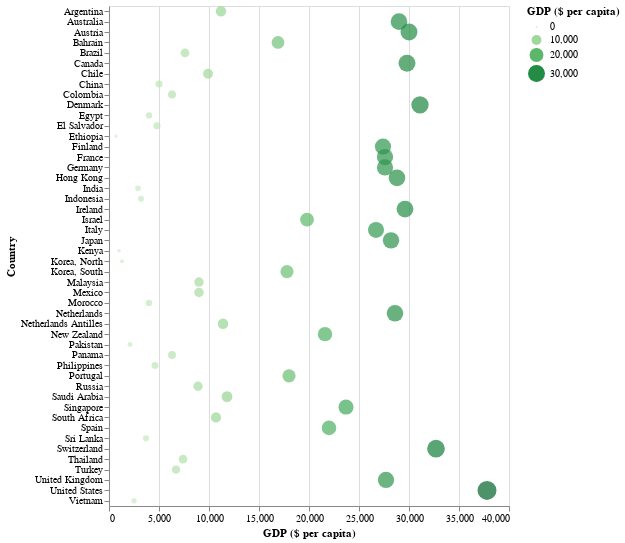

Notebook code for this chart:
### Code cell
alt.Chart(newdf).mark_circle().encode(
    y = "Country",
    x = "GDP ($ per capita)",
    size = "GDP ($ per capita)",
    color = alt.Color("GDP ($ per capita)", scale = alt.Scale(scheme="greens"))
).properties(height=500)

### Figure 1 — Vega-Lite specification as saved in the notebook (floating-point values rounded to 4 significant figures)
{"config": {"view": {"continuousWidth": 400, "continuousHeight": 300}}, "data": {"name": "data-2f66feb03c71bbf41913764105b0b813"}, "mark": "circle", "encoding": {"color": {"type": "quantitative", "field": "GDP ($ per capita)", "scale": {"scheme": "greens"}}, "size": {"type": "quantitative", "field": "GDP ($ per capita)"}, "x": {"type": "quantitative", "field": "GDP ($ per capita)"}, "y": {"type": "nominal", "field": "Country"}}, "height": 500, "$schema": "https://vega.github.io/schema/vega-lite/v4.8.1.json", "datasets": {"data-2f66feb03c71bbf41913764105b0b813": [{"Country": "Argentina ", "Region": "LATIN AMER. & CARIB    ", "Population": 39921833, "Area (sq. mi.)": 2766890, "Pop. Density (per sq. mi.)": "14,4", "Coastline (coast/area ratio)": "0,18", "Net migration": "0,61", "Infant mortality (per 1000 births)": "15,18", "GDP ($ per capita)": 11200.0, "Literacy (%)": "97,1", "Phones (per 1000)": "220,4", "Arable (%)": "12,31", "Crops (%)": "0,48", "Other (%)": "87,21", "Climate": "3", "Birthrate": "16,73", "Deathrate": "7,55", "Agriculture": "0,095", "Industry": "0,358", "Service": "0,547"}, {"Country": "Australia ", "Region": "OCEANIA                            ", "Population": 20264082, "Area (sq. mi.)": 7686850, "Pop. Density (per sq. mi.)": "2,6", "Coastline (coast/area ratio)": "0,34", "Net migration": "3,98", "Infant mortality (per 1000 births)": "4,69", "GDP ($ per capita)": 29000.0, "Literacy (%)": "100,0", "Phones (per 1000)": "565,5", "Arable (%)": "6,55", "Crops (%)": "0,04", "Other (%)": "93,41", "Climate": "1", "Birthrate": "12,14", "Deathrate": "7,51", "Agriculture": "0,038", "Industry": "0,262", "Service": "0,7"}, {"Country": "Austria ", "Region": "WESTERN EUROPE                     ", "Population": 8192880, "Area (sq. mi.)": 83870, "Pop. Density (per sq. mi.)": "97,7", "Coastline (coast/area ratio)": "0,00", "Net migration": "2", "Infant mortality (per 1000 births)": "4,66", "GDP ($ per capita)": 30000.0, "Literacy (%)": "98,0", "Phones (per 1000)": "452,2", "Arable (%)": "16,91", "Crops (%)": "0,86", "Other (%)": "82,23", "Climate": "3", "Birthrate": "8,74", "Deathrate": "9,76", "Agriculture": "0,018", "Industry": "0,304", "Service": "0,678"}, {"Country": "Bahrain ", "Region": "NEAR EAST                          ", "Population": 698585, "Area (sq. mi.)": 665, "Pop. Density (per sq. mi.)": "1050,5", "Coastline (coast/area ratio)": "24,21", "Net migration": "1,05", "Infant mortality (per 1000 births)": "17,27", "GDP ($ per capita)": 16900.0, "Literacy (%)": "89,1", "Phones (per 1000)": "281,3", "Arable (%)": "2,82", "Crops (%)": "5,63", "Other (%)": "91,55", "Climate": "1", "Birthrate": "17,8", "Deathrate": "4,14", "Agriculture": "0,005", "Industry": "0,387", "Service": "0,608"}, {"Country": "Brazil ", "Region": "LATIN AMER. & CARIB    ", "Population": 188078227, "Area (sq. mi.)": 8511965, "Pop. Density (per sq. mi.)": "22,1", "Coastline (coast/area ratio)": "0,09", "Net migration": "-0,03", "Infant mortality (per 1000 births)": "29,61", "GDP ($ per capita)": 7600.0, "Literacy (%)": "86,4", "Phones (per 1000)": "225,3", "Arable (%)": "6,96", "Crops (%)": "0,9", "Other (%)": "92,15", "Climate": "2", "Birthrate": "16,56", "Deathrate": "6,17", "Agriculture": "0,084", "Industry": "0,4", "Service": "0,516"}, {"Country": "Canada ", "Region": "NORTHERN AMERICA                   ", "Population": 33098932, "Area (sq. mi.)": 9984670, "Pop. Density (per sq. mi.)": "3,3", "Coastline (coast/area ratio)": "2,02", "Net migration": "5,96", "Infant mortality (per 1000 births)": "4,75", "GDP ($ per capita)": 29800.0, "Literacy (%)": "97,0", "Phones (per 1000)": "552,2", "Arable (%)": "4,96", "Crops (%)": "0,02", "Other (%)": "95,02", "Climate": null, "Birthrate": "10,78", "Deathrate": "7,8", "Agriculture": "0,022", "Industry": "0,294", "Service": "0,684"}, {"Country": "Chile ", "Region": "LATIN AMER. & CARIB    ", "Population": 16134219, "Area (sq. mi.)": 756950, "Pop. Density (per sq. mi.)": "21,3", "Coastline (coast/area ratio)": "0,85", "Net migration": "0", "Infant mortality (per 1000 births)": "8,8", "GDP ($ per capita)": 9900.0, "Literacy (%)": "96,2", "Phones (per 1000)": "213,0", "Arable (%)": "2,65", "Crops (%)": "0,42", "Other (%)": "96,93", "Climate": "3", "Birthrate": "15,23", "Deathrate": "5,81", "Agriculture": "0,06", "Industry": "0,493", "Service": "0,447"}, {"Country": "China ", "Region": "ASIA (EX. NEAR EAST)         ", "Population": 1313973713, "Area (sq. mi.)": 9596960, "Pop. Density (per sq. mi.)": "136,9", "Coastline (coast/area ratio)": "0,15", "Net migration": "-0,4", "Infant mortality (per 1000 births)": "24,18", "GDP ($ per capita)": 5000.0, "Literacy (%)": "90,9", "Phones (per 1000)": "266,7", "Arable (%)": "15,4", "Crops (%)": "1,25", "Other (%)": "83,35", "Climate": "1,5", "Birthrate": "13,25", "Deathrate": "6,97", "Agriculture": "0,125", "Industry": "0,473", "Service": "0,403"}, {"Country": "Colombia ", "Region": "LATIN AMER. & CARIB    ", "Population": 43593035, "Area (sq. mi.)": 1138910, "Pop. Density (per sq. mi.)": "38,3", "Coastline (coast/area ratio)": "0,28", "Net migration": "-0,31", "Infant mortality (per 1000 births)": "20,97", "GDP ($ per capita)": 6300.0, "Literacy (%)": "92,5", "Phones (per 1000)": "176,2", "Arable (%)": "2,42", "Crops (%)": "1,67", "Other (%)": "95,91", "Climate": "2", "Birthrate": "20,48", "Deathrate": "5,58", "Agriculture": "0,125", "Industry": "0,342", "Service": "0,533"}, {"Country": "Denmark ", "Region": "WESTERN EUROPE                     ", "Population": 5450661, "Area (sq. mi.)": 43094, "Pop. Density (per sq. mi.)": "126,5", "Coastline (coast/area ratio)": "16,97", "Net migration": "2,48", "Infant mortality (per 1000 births)": "4,56", "GDP ($ per capita)": 31100.0, "Literacy (%)": "100,0", "Phones (per 1000)": "614,6", "Arable (%)": "54,02", "Crops (%)": "0,19", "Other (%)": "45,79", "Climate": "3", "Birthrate": "11,13", "Deathrate": "10,36", "Agriculture": "0,018", "Industry": "0,246", "Service": "0,735"}, {"Country": "Egypt ", "Region": "NORTHERN AFRICA                    ", "Population": 78887007, "Area (sq. mi.)": 1001450, "Pop. Density (per sq. mi.)": "78,8", "Coastline (coast/area ratio)": "0,24", "Net migration": "-0,22", "Infant mortality (per 1000 births)": "32,59", "GDP ($ per capita)": 4000.0, "Literacy (%)": "57,7", "Phones (per 1000)": "131,8", "Arable (%)": "2,87", "Crops (%)": "0,48", "Other (%)": "96,65", "Climate": "1", "Birthrate": "22,94", "Deathrate": "5,23", "Agriculture": "0,149", "Industry": "0,357", "Service": "0,493"}, {"Country": "El Salvador ", "Region": "LATIN AMER. & CARIB    ", "Population": 6822378, "Area (sq. mi.)": 21040, "Pop. Density (per sq. mi.)": "324,3", "Coastline (coast/area ratio)": "1,46", "Net migration": "-3,74", "Infant mortality (per 1000 births)": "25,1", "GDP ($ per capita)": 4800.0, "Literacy (%)": "80,2", "Phones (per 1000)": "142,4", "Arable (%)": "31,85", "Crops (%)": "12,07", "Other (%)": "56,08", "Climate": "2", "Birthrate": "26,61", "Deathrate": "5,78", "Agriculture": "0,099", "Industry": "0,302", "Service": "0,599"}, {"Country": "Ethiopia ", "Region": "SUB-SAHARAN AFRICA                 ", "Population": 74777981, "Area (sq. mi.)": 1127127, "Pop. Density (per sq. mi.)": "66,3", "Coastline (coast/area ratio)": "0,00", "Net migration": "0", "Infant mortality (per 1000 births)": "95,32", "GDP ($ per capita)": 700.0, "Literacy (%)": "42,7", "Phones (per 1000)": "8,2", "Arable (%)": "10,71", "Crops (%)": "0,75", "Other (%)": "88,54", "Climate": "2", "Birthrate": "37,98", "Deathrate": "14,86", "Agriculture": "0,475", "Industry": "0,099", "Service": "0,426"}, {"Country": "Finland ", "Region": "WESTERN EUROPE                     ", "Population": 5231372, "Area (sq. mi.)": 338145, "Pop. Density (per sq. mi.)": "15,5", "Coastline (coast/area ratio)": "0,37", "Net migration": "0,95", "Infant mortality (per 1000 births)": "3,57", "GDP ($ per capita)": 27400.0, "Literacy (%)": "100,0", "Phones (per 1000)": "405,3", "Arable (%)": "7,19", "Crops (%)": "0,03", "Other (%)": "92,78", "Climate": "3", "Birthrate": "10,45", "Deathrate": "9,86", "Agriculture": "0,028", "Industry": "0,295", "Service": "0,676"}, {"Country": "France ", "Region": "WESTERN EUROPE                     ", "Population": 60876136, "Area (sq. mi.)": 547030, "Pop. Density (per sq. mi.)": "111,3", "Coastline (coast/area ratio)": "0,63", "Net migration": "0,66", "Infant mortality (per 1000 births)": "4,26", "GDP ($ per capita)": 27600.0, "Literacy (%)": "99,0", "Phones (per 1000)": "586,4", "Arable (%)": "33,53", "Crops (%)": "2,07", "Other (%)": "64,4", "Climate": "4", "Birthrate": "11,99", "Deathrate": "9,14", "Agriculture": "0,022", "Industry": "0,214", "Service": "0,764"}, {"Country": "Germany ", "Region": "WESTERN EUROPE                     ", "Population": 82422299, "Area (sq. mi.)": 357021, "Pop. Density (per sq. mi.)": "230,9", "Coastline (coast/area ratio)": "0,67", "Net migration": "2,18", "Infant mortality (per 1000 births)": "4,16", "GDP ($ per capita)": 27600.0, "Literacy (%)": "99,0", "Phones (per 1000)": "667,9", "Arable (%)": "33,85", "Crops (%)": "0,59", "Other (%)": "65,56", "Climate": "3", "Birthrate": "8,25", "Deathrate": "10,62", "Agriculture": "0,009", "Industry": "0,296", "Service": "0,695"}, {"Country": "Hong Kong ", "Region": "ASIA (EX. NEAR EAST)         ", "Population": 6940432, "Area (sq. mi.)": 1092, "Pop. Density (per sq. mi.)": "6355,7", "Coastline (coast/area ratio)": "67,12", "Net migration": "5,24", "Infant mortality (per 1000 births)": "2,97", "GDP ($ per capita)": 28800.0, "Literacy (%)": "93,5", "Phones (per 1000)": "546,7", "Arable (%)": "5,05", "Crops (%)": "1,01", "Other (%)": "93,94", "Climate": "2", "Birthrate": "7,29", "Deathrate": "6,29", "Agriculture": "0,001", "Industry": "0,092", "Service": "0,906"}, {"Country": "India ", "Region": "ASIA (EX. NEAR EAST)         ", "Population": 1095351995, "Area (sq. mi.)": 3287590, "Pop. Density (per sq. mi.)": "333,2", "Coastline (coast/area ratio)": "0,21", "Net migration": "-0,07", "Infant mortality (per 1000 births)": "56,29", "GDP ($ per capita)": 2900.0, "Literacy (%)": "59,5", "Phones (per 1000)": "45,4", "Arable (%)": "54,4", "Crops (%)": "2,74", "Other (%)": "42,86", "Climate": "2,5", "Birthrate": "22,01", "Deathrate": "8,18", "Agriculture": "0,186", "Industry": "0,276", "Service": "0,538"}, {"Country": "Indonesia ", "Region": "ASIA (EX. NEAR EAST)         ", "Population": 245452739, "Area (sq. mi.)": 1919440, "Pop. Density (per sq. mi.)": "127,9", "Coastline (coast/area ratio)": "2,85", "Net migration": "0", "Infant mortality (per 1000 births)": "35,6", "GDP ($ per capita)": 3200.0, "Literacy (%)": "87,9", "Phones (per 1000)": "52,0", "Arable (%)": "11,32", "Crops (%)": "7,23", "Other (%)": "81,45", "Climate": "2", "Birthrate": "20,34", "Deathrate": "6,25", "Agriculture": "0,134", "Industry": "0,458", "Service": "0,408"}, {"Country": "Ireland ", "Region": "WESTERN EUROPE                     ", "Population": 4062235, "Area (sq. mi.)": 70280, "Pop. Density (per sq. mi.)": "57,8", "Coastline (coast/area ratio)": "2,06", "Net migration": "4,99", "Infant mortality (per 1000 births)": "5,39", "GDP ($ per capita)": 29600.0, "Literacy (%)": "98,0", "Phones (per 1000)": "500,5", "Arable (%)": "15,2", "Crops (%)": "0,03", "Other (%)": "84,77", "Climate": "3", "Birthrate": "14,45", "Deathrate": "7,82", "Agriculture": "0,05", "Industry": "0,46", "Service": "0,49"}, {"Country": "Israel ", "Region": "NEAR EAST                          ", "Population": 6352117, "Area (sq. mi.)": 20770, "Pop. Density (per sq. mi.)": "305,8", "Coastline (coast/area ratio)": "1,31", "Net migration": "0,68", "Infant mortality (per 1000 births)": "7,03", "GDP ($ per capita)": 19800.0, "Literacy (%)": "95,4", "Phones (per 1000)": "462,3", "Arable (%)": "16,39", "Crops (%)": "4,17", "Other (%)": "79,44", "Climate": "3", "Birthrate": "17,97", "Deathrate": "6,18", "Agriculture": "0,026", "Industry": "0,317", "Service": "0,657"}, {"Country": "Italy ", "Region": "WESTERN EUROPE                     ", "Population": 58133509, "Area (sq. mi.)": 301230, "Pop. Density (per sq. mi.)": "193,0", "Coastline (coast/area ratio)": "2,52", "Net migration": "2,07", "Infant mortality (per 1000 births)": "5,94", "GDP ($ per capita)": 26700.0, "Literacy (%)": "98,6", "Phones (per 1000)": "430,9", "Arable (%)": "27,79", "Crops (%)": "9,53", "Other (%)": "62,68", "Climate": null, "Birthrate": "8,72", "Deathrate": "10,4", "Agriculture": "0,021", "Industry": "0,291", "Service": "0,688"}, {"Country": "Japan ", "Region": "ASIA (EX. NEAR EAST)         ", "Population": 127463611, "Area (sq. mi.)": 377835, "Pop. Density (per sq. mi.)": "337,4", "Coastline (coast/area ratio)": "7,87", "Net migration": "0", "Infant mortality (per 1000 births)": "3,26", "GDP ($ per capita)": 28200.0, "Literacy (%)": "99,0", "Phones (per 1000)": "461,2", "Arable (%)": "12,19", "Crops (%)": "0,96", "Other (%)": "86,85", "Climate": "3", "Birthrate": "9,37", "Deathrate": "9,16", "Agriculture": "0,017", "Industry": "0,258", "Service": "0,725"}, {"Country": "Kenya ", "Region": "SUB-SAHARAN AFRICA                 ", "Population": 34707817, "Area (sq. mi.)": 582650, "Pop. Density (per sq. mi.)": "59,6", "Coastline (coast/area ratio)": "0,09", "Net migration": "-0,1", "Infant mortality (per 1000 births)": "61,47", "GDP ($ per capita)": 1000.0, "Literacy (%)": "85,1", "Phones (per 1000)": "8,1", "Arable (%)": "8,08", "Crops (%)": "0,98", "Other (%)": "90,94", "Climate": "1,5", "Birthrate": "39,72", "Deathrate": "14,02", "Agriculture": "0,163", "Industry": "0,188", "Service": "0,651"}, {"Country": "Korea, North ", "Region": "ASIA (EX. NEAR EAST)         ", "Population": 23113019, "Area (sq. mi.)": 120540, "Pop. Density (per sq. mi.)": "191,8", "Coastline (coast/area ratio)": "2,07", "Net migration": "0", "Infant mortality (per 1000 births)": "24,04", "GDP ($ per capita)": 1300.0, "Literacy (%)": "99,0", "Phones (per 1000)": "42,4", "Arable (%)": "20,76", "Crops (%)": "2,49", "Other (%)": "76,75", "Climate": "3", "Birthrate": "15,54", "Deathrate": "7,13", "Agriculture": "0,3", "Industry": "0,34", "Service": "0,36"}, {"Country": "Korea, South ", "Region": "ASIA (EX. NEAR EAST)         ", "Population": 48846823, "Area (sq. mi.)": 98480, "Pop. Density (per sq. mi.)": "496,0", "Coastline (coast/area ratio)": "2,45", "Net migration": "0", "Infant mortality (per 1000 births)": "7,05", "GDP ($ per capita)": 17800.0, "Literacy (%)": "97,9", "Phones (per 1000)": "486,1", "Arable (%)": "17,18", "Crops (%)": "1,95", "Other (%)": "80,87", "Climate": "3", "Birthrate": "10", "Deathrate": "5,85", "Agriculture": "0,033", "Industry": "0,403", "Service": "0,563"}, {"Country": "Malaysia ", "Region": "ASIA (EX. NEAR EAST)         ", "Population": 24385858, "Area (sq. mi.)": 329750, "Pop. Density (per sq. mi.)": "74,0", "Coastline (coast/area ratio)": "1,42", "Net migration": "0", "Infant mortality (per 1000 births)": "17,7", "GDP ($ per capita)": 9000.0, "Literacy (%)": "88,7", "Phones (per 1000)": "179,0", "Arable (%)": "5,48", "Crops (%)": "17,61", "Other (%)": "76,91", "Climate": "2", "Birthrate": "22,86", "Deathrate": "5,05", "Agriculture": "0,084", "Industry": "0,48", "Service": "0,436"}, {"Country": "Mexico ", "Region": "LATIN AMER. & CARIB    ", "Population": 107449525, "Area (sq. mi.)": 1972550, "Pop. Density (per sq. mi.)": "54,5", "Coastline (coast/area ratio)": "0,47", "Net migration": "-4,87", "Infant mortality (per 1000 births)": "20,91", "GDP ($ per capita)": 9000.0, "Literacy (%)": "92,2", "Phones (per 1000)": "181,6", "Arable (%)": "12,99", "Crops (%)": "1,31", "Other (%)": "85,7", "Climate": "1,5", "Birthrate": "20,69", "Deathrate": "4,74", "Agriculture": "0,038", "Industry": "0,259", "Service": "0,702"}, {"Country": "Morocco ", "Region": "NORTHERN AFRICA                    ", "Population": 33241259, "Area (sq. mi.)": 446550, "Pop. Density (per sq. mi.)": "74,4", "Coastline (coast/area ratio)": "0,41", "Net migration": "-0,98", "Infant mortality (per 1000 births)": "41,62", "GDP ($ per capita)": 4000.0, "Literacy (%)": "51,7", "Phones (per 1000)": "40,4", "Arable (%)": "19,61", "Crops (%)": "2,17", "Other (%)": "78,22", "Climate": null, "Birthrate": "21,98", "Deathrate": "5,58", "Agriculture": "0,217", "Industry": "0,357", "Service": "0,426"}, {"Country": "Netherlands ", "Region": "WESTERN EUROPE                     ", "Population": 16491461, "Area (sq. mi.)": 41526, "Pop. Density (per sq. mi.)": "397,1", "Coastline (coast/area ratio)": "1,09", "Net migration": "2,91", "Infant mortality (per 1000 births)": "5,04", "GDP ($ per capita)": 28600.0, "Literacy (%)": "99,0", "Phones (per 1000)": "460,8", "Arable (%)": "26,71", "Crops (%)": "0,97", "Other (%)": "72,32", "Climate": "3", "Birthrate": "10,9", "Deathrate": "8,68", "Agriculture": "0,021", "Industry": "0,244", "Service": "0,736"}, {"Country": "Netherlands Antilles ", "Region": "LATIN AMER. & CARIB    ", "Population": 221736, "Area (sq. mi.)": 960, "Pop. Density (per sq. mi.)": "231,0", "Coastline (coast/area ratio)": "37,92", "Net migration": "-0,41", "Infant mortality (per 1000 births)": "10,03", "GDP ($ per capita)": 11400.0, "Literacy (%)": "96,7", "Phones (per 1000)": "365,3", "Arable (%)": "10", "Crops (%)": "0", "Other (%)": "90", "Climate": "2", "Birthrate": "14,78", "Deathrate": "6,45", "Agriculture": "0,01", "Industry": "0,15", "Service": "0,84"}, {"Country": "New Zealand ", "Region": "OCEANIA                            ", "Population": 4076140, "Area (sq. mi.)": 268680, "Pop. Density (per sq. mi.)": "15,2", "Coastline (coast/area ratio)": "5,63", "Net migration": "4,05", "Infant mortality (per 1000 births)": "5,85", "GDP ($ per capita)": 21600.0, "Literacy (%)": "99,0", "Phones (per 1000)": "441,7", "Arable (%)": "5,6", "Crops (%)": "6,99", "Other (%)": "87,41", "Climate": "3", "Birthrate": "13,76", "Deathrate": "7,53", "Agriculture": "0,043", "Industry": "0,273", "Service": "0,684"}, {"Country": "Pakistan ", "Region": "ASIA (EX. NEAR EAST)         ", "Population": 165803560, "Area (sq. mi.)": 803940, "Pop. Density (per sq. mi.)": "206,2", "Coastline (coast/area ratio)": "0,13", "Net migration": "-2,77", "Infant mortality (per 1000 births)": "72,44", "GDP ($ per capita)": 2100.0, "Literacy (%)": "45,7", "Phones (per 1000)": "31,8", "Arable (%)": "27,87", "Crops (%)": "0,87", "Other (%)": "71,26", "Climate": "1", "Birthrate": "29,74", "Deathrate": "8,23", "Agriculture": "0,216", "Industry": "0,251", "Service": "0,533"}, {"Country": "Panama ", "Region": "LATIN AMER. & CARIB    ", "Population": 3191319, "Area (sq. mi.)": 78200, "Pop. Density (per sq. mi.)": "40,8", "Coastline (coast/area ratio)": "3,18", "Net migration": "-0,91", "Infant mortality (per 1000 births)": "20,47", "GDP ($ per capita)": 6300.0, "Literacy (%)": "92,6", "Phones (per 1000)": "137,9", "Arable (%)": "7,36", "Crops (%)": "1,98", "Other (%)": "90,66", "Climate": "2", "Birthrate": "21,74", "Deathrate": "5,36", "Agriculture": "0,068", "Industry": "0,156", "Service": "0,776"}, {"Country": "Philippines ", "Region": "ASIA (EX. NEAR EAST)         ", "Population": 89468677, "Area (sq. mi.)": 300000, "Pop. Density (per sq. mi.)": "298,2", "Coastline (coast/area ratio)": "12,10", "Net migration": "-1,5", "Infant mortality (per 1000 births)": "23,51", "GDP ($ per capita)": 4600.0, "Literacy (%)": "92,6", "Phones (per 1000)": "38,4", "Arable (%)": "18,95", "Crops (%)": "16,77", "Other (%)": "64,28", "Climate": "2", "Birthrate": "24,89", "Deathrate": "5,41", "Agriculture": "0,144", "Industry": "0,326", "Service": "0,53"}, {"Country": "Portugal ", "Region": "WESTERN EUROPE                     ", "Population": 10605870, "Area (sq. mi.)": 92391, "Pop. Density (per sq. mi.)": "114,8", "Coastline (coast/area ratio)": "1,94", "Net migration": "3,57", "Infant mortality (per 1000 births)": "5,05", "GDP ($ per capita)": 18000.0, "Literacy (%)": "93,3", "Phones (per 1000)": "399,2", "Arable (%)": "21,75", "Crops (%)": "7,81", "Other (%)": "70,44", "Climate": "3", "Birthrate": "10,72", "Deathrate": "10,5", "Agriculture": "0,053", "Industry": "0,274", "Service": "0,673"}, {"Country": "Russia ", "Region": "C.W. OF IND. STATES ", "Population": 142893540, "Area (sq. mi.)": 17075200, "Pop. Density (per sq. mi.)": "8,4", "Coastline (coast/area ratio)": "0,22", "Net migration": "1,02", "Infant mortality (per 1000 births)": "15,39", "GDP ($ per capita)": 8900.0, "Literacy (%)": "99,6", "Phones (per 1000)": "280,6", "Arable (%)": "7,33", "Crops (%)": "0,11", "Other (%)": "92,56", "Climate": null, "Birthrate": "9,95", "Deathrate": "14,65", "Agriculture": "0,054", "Industry": "0,371", "Service": "0,575"}, {"Country": "Saudi Arabia ", "Region": "NEAR EAST                          ", "Population": 27019731, "Area (sq. mi.)": 1960582, "Pop. Density (per sq. mi.)": "13,8", "Coastline (coast/area ratio)": "0,13", "Net migration": "-2,71", "Infant mortality (per 1000 births)": "13,24", "GDP ($ per capita)": 11800.0, "Literacy (%)": "78,8", "Phones (per 1000)": "140,6", "Arable (%)": "1,67", "Crops (%)": "0,09", "Other (%)": "98,24", "Climate": "1", "Birthrate": "29,34", "Deathrate": "2,58", "Agriculture": "0,033", "Industry": "0,613", "Service": "0,354"}, {"Country": "Singapore ", "Region": "ASIA (EX. NEAR EAST)         ", "Population": 4492150, "Area (sq. mi.)": 693, "Pop. Density (per sq. mi.)": "6482,2", "Coastline (coast/area ratio)": "27,85", "Net migration": "11,53", "Infant mortality (per 1000 births)": "2,29", "GDP ($ per capita)": 23700.0, "Literacy (%)": "92,5", "Phones (per 1000)": "411,4", "Arable (%)": "1,64", "Crops (%)": "0", "Other (%)": "98,36", "Climate": "2", "Birthrate": "9,34", "Deathrate": "4,28", "Agriculture": "0", "Industry": "0,339", "Service": "0,661"}, {"Country": "South Africa ", "Region": "SUB-SAHARAN AFRICA                 ", "Population": 44187637, "Area (sq. mi.)": 1219912, "Pop. Density (per sq. mi.)": "36,2", "Coastline (coast/area ratio)": "0,23", "Net migration": "-0,29", "Infant mortality (per 1000 births)": "61,81", "GDP ($ per capita)": 10700.0, "Literacy (%)": "86,4", "Phones (per 1000)": "107,0", "Arable (%)": "12,08", "Crops (%)": "0,79", "Other (%)": "87,13", "Climate": "1", "Birthrate": "18,2", "Deathrate": "22", "Agriculture": "0,025", "Industry": "0,303", "Service": "0,671"}, {"Country": "Spain ", "Region": "WESTERN EUROPE                     ", "Population": 40397842, "Area (sq. mi.)": 504782, "Pop. Density (per sq. mi.)": "80,0", "Coastline (coast/area ratio)": "0,98", "Net migration": "0,99", "Infant mortality (per 1000 births)": "4,42", "GDP ($ per capita)": 22000.0, "Literacy (%)": "97,9", "Phones (per 1000)": "453,5", "Arable (%)": "26,07", "Crops (%)": "9,87", "Other (%)": "64,06", "Climate": "3", "Birthrate": "10,06", "Deathrate": "9,72", "Agriculture": "0,04", "Industry": "0,295", "Service": "0,665"}, {"Country": "Sri Lanka ", "Region": "ASIA (EX. NEAR EAST)         ", "Population": 20222240, "Area (sq. mi.)": 65610, "Pop. Density (per sq. mi.)": "308,2", "Coastline (coast/area ratio)": "2,04", "Net migration": "-1,31", "Infant mortality (per 1000 births)": "14,35", "GDP ($ per capita)": 3700.0, "Literacy (%)": "92,3", "Phones (per 1000)": "61,5", "Arable (%)": "13,86", "Crops (%)": "15,7", "Other (%)": "70,44", "Climate": "2", "Birthrate": "15,51", "Deathrate": "6,52", "Agriculture": "0,178", "Industry": "0,276", "Service": "0,545"}, {"Country": "Switzerland ", "Region": "WESTERN EUROPE                     ", "Population": 7523934, "Area (sq. mi.)": 41290, "Pop. Density (per sq. mi.)": "182,2", "Coastline (coast/area ratio)": "0,00", "Net migration": "4,05", "Infant mortality (per 1000 births)": "4,39", "GDP ($ per capita)": 32700.0, "Literacy (%)": "99,0", "Phones (per 1000)": "680,9", "Arable (%)": "10,42", "Crops (%)": "0,61", "Other (%)": "88,97", "Climate": "3", "Birthrate": "9,71", "Deathrate": "8,49", "Agriculture": "0,015", "Industry": "0,34", "Service": "0,645"}, {"Country": "Thailand ", "Region": "ASIA (EX. NEAR EAST)         ", "Population": 64631595, "Area (sq. mi.)": 514000, "Pop. Density (per sq. mi.)": "125,7", "Coastline (coast/area ratio)": "0,63", "Net migration": "0", "Infant mortality (per 1000 births)": "20,48", "GDP ($ per capita)": 7400.0, "Literacy (%)": "92,6", "Phones (per 1000)": "108,9", "Arable (%)": "29,36", "Crops (%)": "6,46", "Other (%)": "64,18", "Climate": "2", "Birthrate": "13,87", "Deathrate": "7,04", "Agriculture": "0,099", "Industry": "0,441", "Service": "0,46"}, {"Country": "Turkey ", "Region": "NEAR EAST                          ", "Population": 70413958, "Area (sq. mi.)": 780580, "Pop. Density (per sq. mi.)": "90,2", "Coastline (coast/area ratio)": "0,92", "Net migration": "0", "Infant mortality (per 1000 births)": "41,04", "GDP ($ per capita)": 6700.0, "Literacy (%)": "86,5", "Phones (per 1000)": "269,5", "Arable (%)": "30,93", "Crops (%)": "3,31", "Other (%)": "65,76", "Climate": "3", "Birthrate": "16,62", "Deathrate": "5,97", "Agriculture": "0,117", "Industry": "0,298", "Service": "0,585"}, {"Country": "United Kingdom ", "Region": "WESTERN EUROPE                     ", "Population": 60609153, "Area (sq. mi.)": 244820, "Pop. Density (per sq. mi.)": "247,6", "Coastline (coast/area ratio)": "5,08", "Net migration": "2,19", "Infant mortality (per 1000 births)": "5,16", "GDP ($ per capita)": 27700.0, "Literacy (%)": "99,0", "Phones (per 1000)": "543,5", "Arable (%)": "23,46", "Crops (%)": "0,21", "Other (%)": "76,33", "Climate": "3", "Birthrate": "10,71", "Deathrate": "10,13", "Agriculture": "0,005", "Industry": "0,237", "Service": "0,758"}, {"Country": "United States ", "Region": "NORTHERN AMERICA                   ", "Population": 298444215, "Area (sq. mi.)": 9631420, "Pop. Density (per sq. mi.)": "31,0", "Coastline (coast/area ratio)": "0,21", "Net migration": "3,41", "Infant mortality (per 1000 births)": "6,5", "GDP ($ per capita)": 37800.0, "Literacy (%)": "97,0", "Phones (per 1000)": "898,0", "Arable (%)": "19,13", "Crops (%)": "0,22", "Other (%)": "80,65", "Climate": "3", "Birthrate": "14,14", "Deathrate": "8,26", "Agriculture": "0,01", "Industry": "0,204", "Service": "0,787"}, {"Country": "Vietnam ", "Region": "ASIA (EX. NEAR EAST)         ", "Population": 84402966, "Area (sq. mi.)": 329560, "Pop. Density (per sq. mi.)": "256,1", "Coastline (coast/area ratio)": "1,05", "Net migration": "-0,45", "Infant mortality (per 1000 births)": "25,95", "GDP ($ per capita)": 2500.0, "Literacy (%)": "90,3", "Phones (per 1000)": "187,7", "Arable (%)": "19,97", "Crops (%)": "5,95", "Other (%)": "74,08", "Climate": "2", "Birthrate": "16,86", "Deathrate": "6,22", "Agriculture": "0,209", "Industry": "0,41", "Service": "0,381"}]}}
